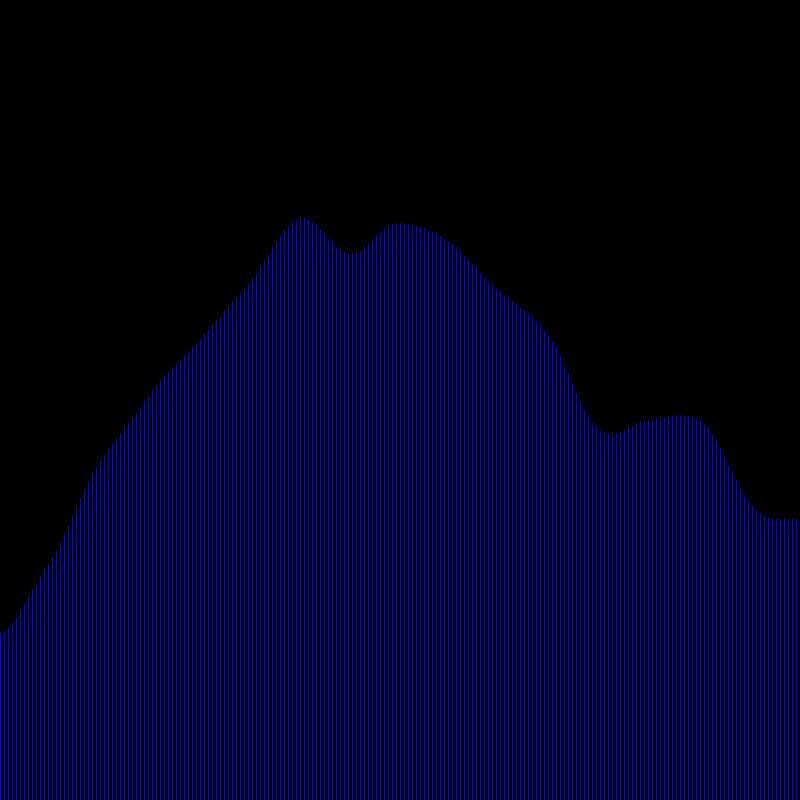
Frame 1 (no input)
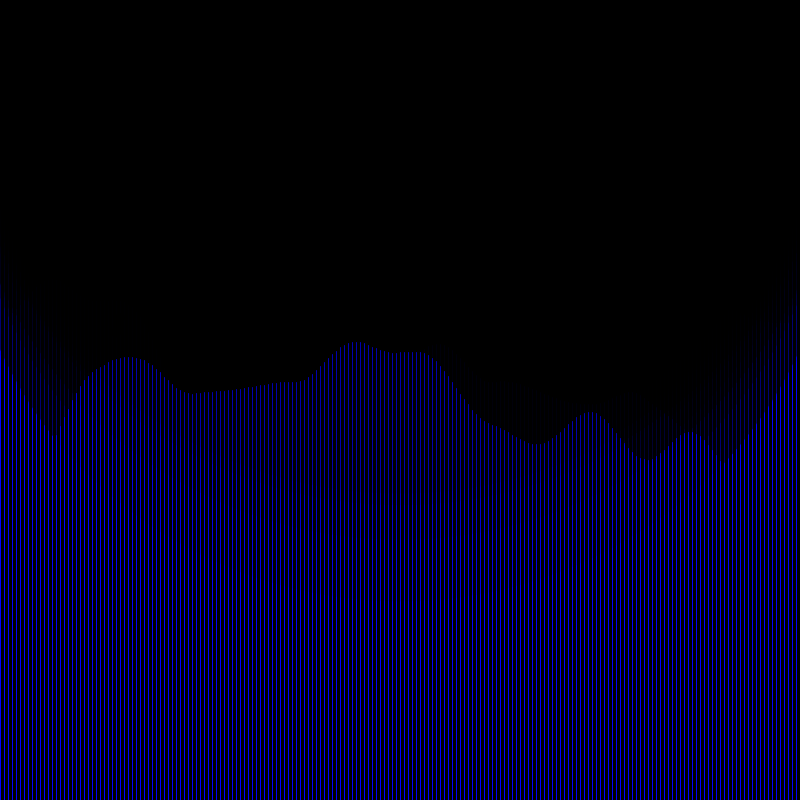
Frame 60 (the mouse pressed at the canvas centre just before this capture)
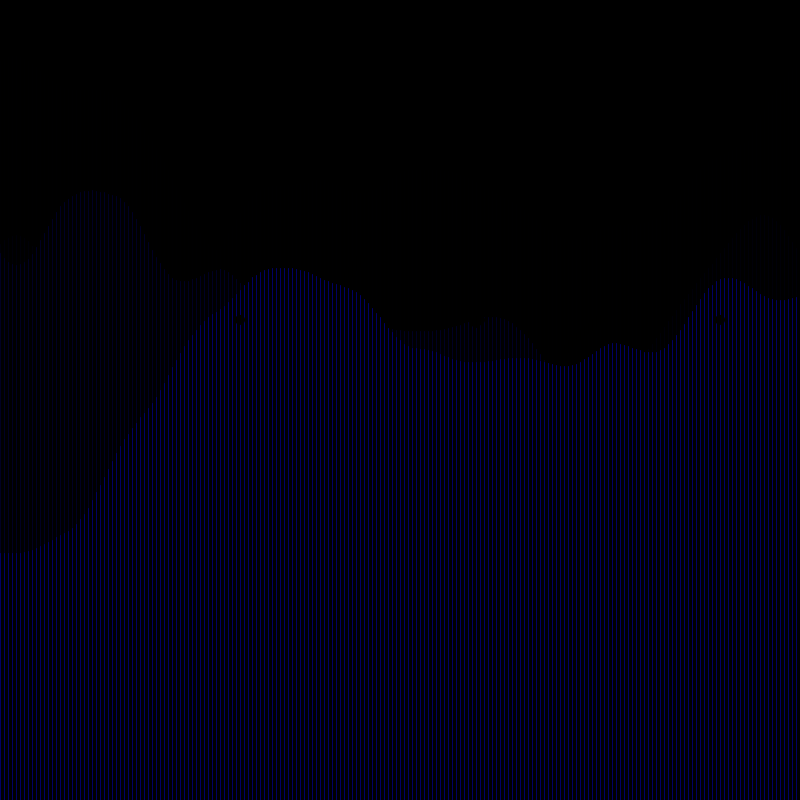
Frame 120 (the mouse held since frame 60 and released just before this capture)

The Processing sketch that drew these frames (run headless with seeded random() and noise(); from frame 60 on, the mouse is pressed at the canvas centre):

// Processing sketch: processing_79328
// ── processing_79328.pde

int n = 200;
float x; 
float y = 2;
float noiseY; 
float t = 0.;

float theta = 0.0;
int c = 0;
int d = 0;
int diam = 10;
float centX, centY;



void setup() {
  
  size(800,800);
  background(0);
  
  frameRate(10);

  

  

  
}



void draw() {

  smooth();
  stroke(0,0,255);
  
    
  
 
   if (noiseY >= 500) {
   noiseY = noiseY-1; 
  }
   for (int i = 0; i < n; i++) {
     y+= .01;
     x = i * (width/n) ;
     noiseY = noise (y) * height;  
     line (x,height,x ,noiseY);
    
     
   }
   
  
   
   fill(0);
   noStroke();
  
 float ypos = map(noise(t), 0., 1., 0, height);
  ellipse((frameCount*3 % width),  ypos-60, 10, 10); 
  ellipse((frameCount*2 % width),  ypos, 10, 10);
  ellipse((frameCount*4 % width),  ypos, 10, 10);
  ellipse((frameCount*5 % width),  ypos, 10, 10);
  ellipse((frameCount*6 % width),  ypos, 10, 10);
  t = t + 0.01;
  
  
  

  
  for (int diam = 0; diam<width ; diam+=10);
  {
     
    fill(0,random(150));
    noStroke();
    ellipse(400,noiseY/10 ,diam%1500,diam%1500);
     ellipse(400,noiseY/10 ,diam%500,diam%500);
    ellipse(400,noiseY/5 ,diam%2000,diam%2000);
    ellipse(400,noiseY/8 ,diam%1500,diam%1500);
    ellipse(400,noiseY/3 ,diam%2000,diam%2000);
    
   
     
    

    
    diam+=15;
  }
  
  
}
